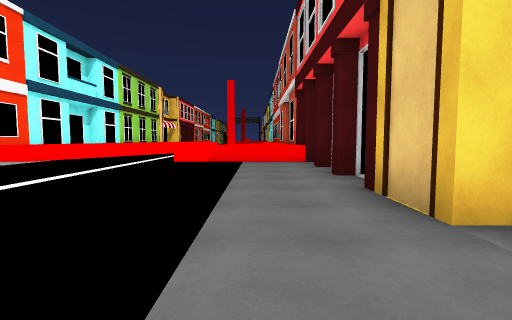
View 1 (above)

21 first-person views from a walk through a scene from a Unity 3-D project. The camera is 1.3 m above the floor, tilts 4° down and sees 85° across. The floor is counted in squares, 2 m on a side. Each view is taken from the middle of a square. On the plan, view 1 faces up. The plan holds only what a view shows up to about 9 squares ahead; the rest is blank. The place goes on beyond the plan. The player is left out. Surface patterns are stand-ins for the level's own textures.

View 2
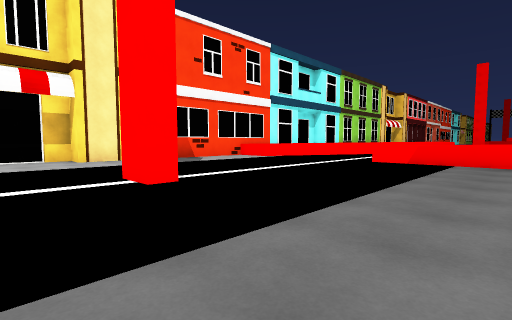

View 3
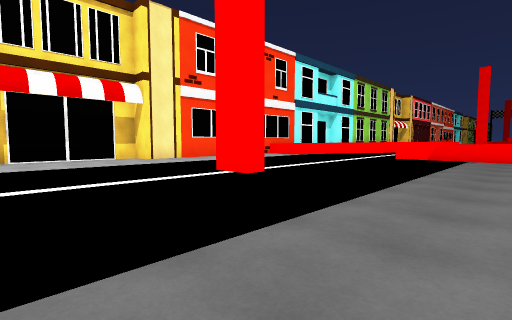

View 4
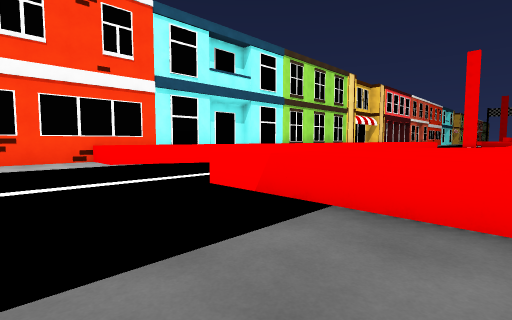

View 5
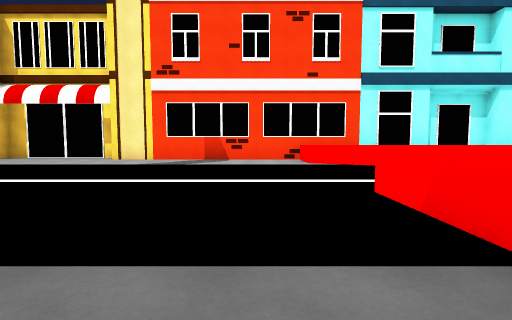

View 6
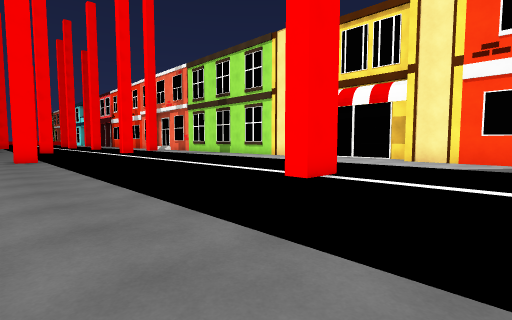

View 7
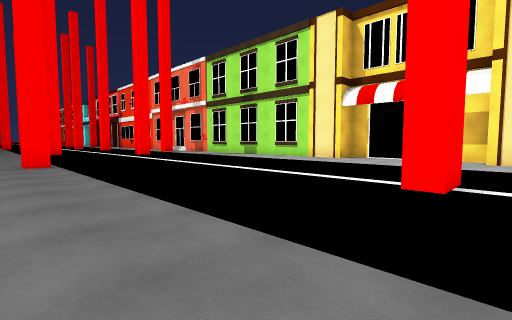

View 8
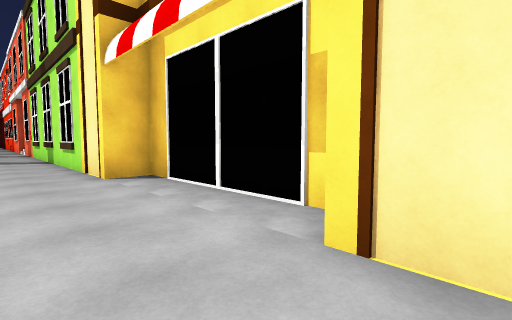

View 9
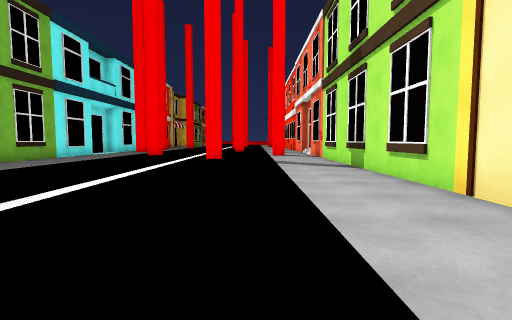

View 10
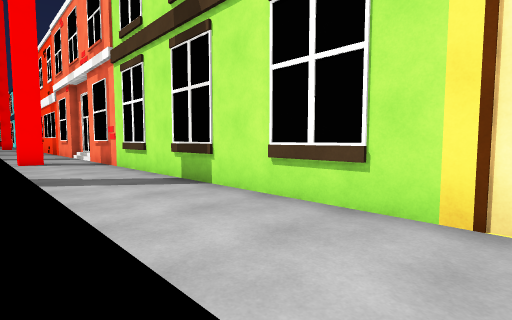

View 11
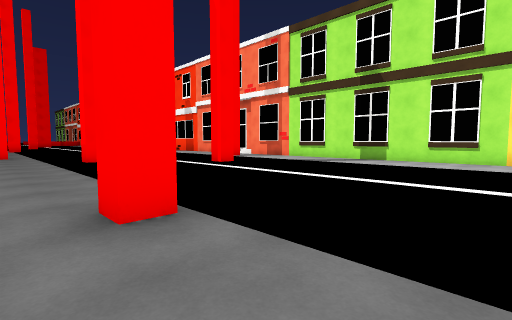

View 12
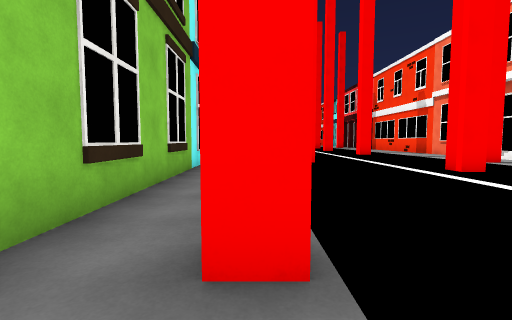

View 13
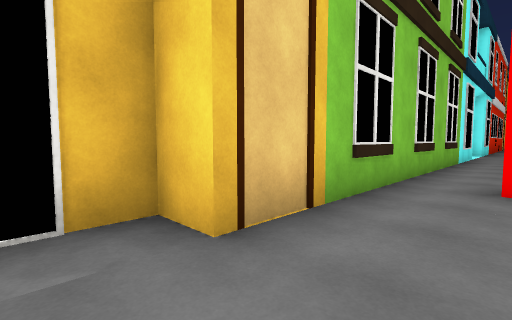

View 14
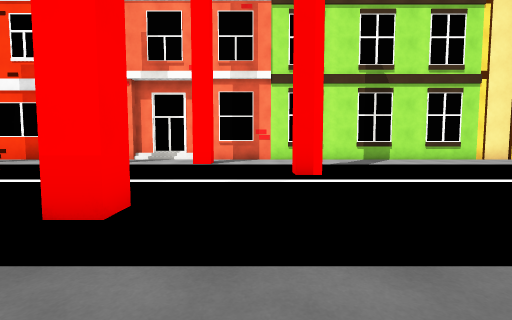

View 15
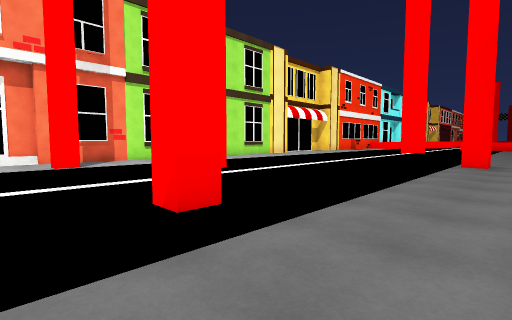

View 16
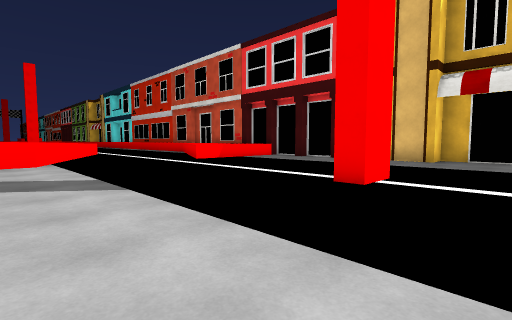

View 17
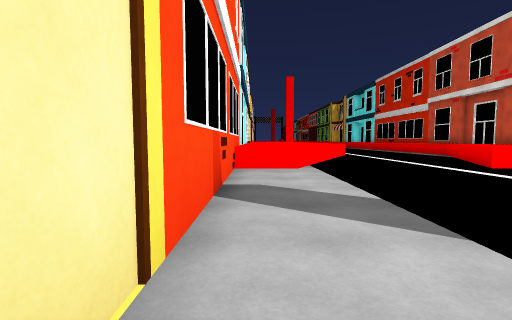

View 18
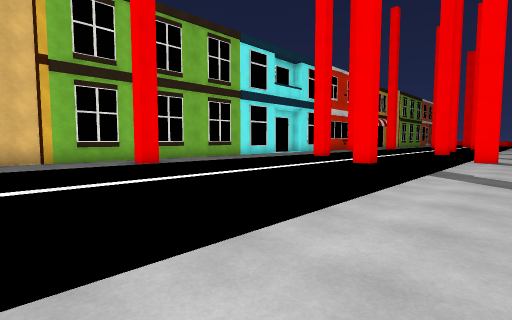

View 19
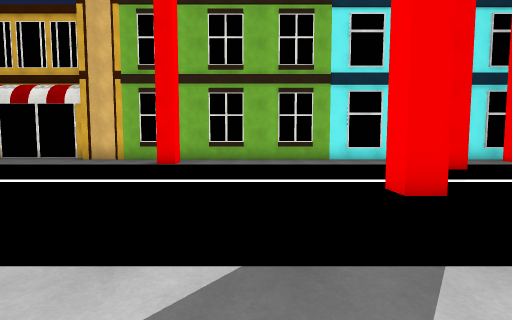

View 20
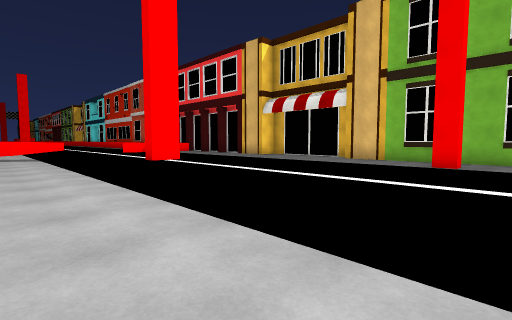

View 21
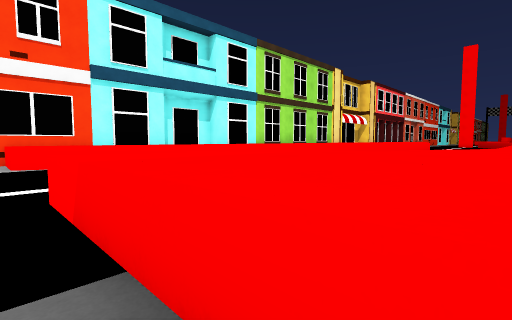

### Floor plan
Key: @ floor where view 1 was taken; # wall or solid block; . floor; ^ raised ledge.
Columns run from 10 left of view 1 to 3 right of it. Each row starts with its distance up from view 1.
 11  #^^^    ^^^
 10  #^^. ...^^^
  9  #^^  ..^^^^#
  8  #..  ......#
  7  #..  ..  ..#
  6  #..  ..  ..#
  5  #..  ..  ..#
  4  #..  ..  ..#
  3  #..  ..  ..#
  2 ##..  #.  ..##
  1 #...  ..  ...#
  0 #.... ..  @. #
 -1 #...  ..  ...#
 -2 ##..  ..  ..##
 -3  #... ..  ..#
 -4  #..  ..  ..#
 -5  #..  ..  #.#
 -6  #..  ..  ..#
 -7  #..  ..  ..#
 -8  #..  ..  ..#
 -9  #..  ..  ..#
-10  #.. #..  ..#
-11  #..  ..  ..#
-12  #.#  ..# ..#
-13  #..  ... ..
-14   ..  ..   .

Positions as (right, up) in squares from view 1, and headings:
1: (0, 0), facing up
2: (1, 0), facing up-left
3: (1, -2), facing up-left
4: (1, 6), facing up-left
5: (1, 7), facing left
6: (1, 5), facing down-left
7: (1, 3), facing down-left
8: (-7, 3), facing down-left
9: (-6, 0), facing down
10: (-6, -3), facing down-left
11: (1, -3), facing down-left
12: (0, -4), facing down
13: (0, -1), facing down-right
14: (1, -11), facing left
15: (1, -14), facing up-left
16: (-8, 0), facing up-right
17: (-8, 2), facing up
18: (-8, -2), facing down-right
19: (-8, -8), facing right
20: (-8, -7), facing up-right
21: (1, 8), facing up-left
